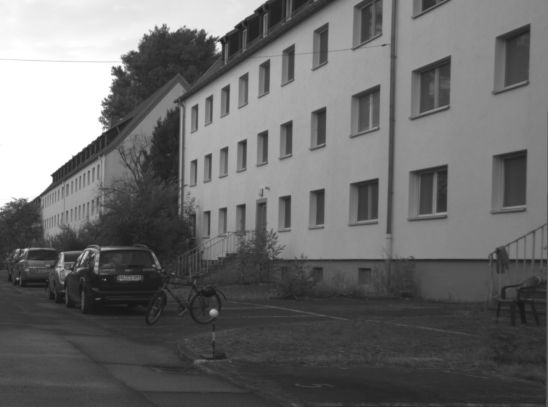
#> input picture road.png, 548 x 407 px
$ python prprc.py
#> lines starting #> are read from the running program, lines starting #| are printed output that depends on the picture; after the words box and inside, x2 and y2 are one past the last pixel; in counts of white or black regions, pixels touching at a corner belong together
import cv2
import matplotlib
matplotlib.use('Agg')
from matplotlib import pyplot as plt
import numpy as np
import math
from random import randint
import sys

#need to make 2 sep functions. One for img and one for the 2d array. Then we can take the determinant of the hessian

def sobelxfun(img, rows, col):
    sobelx = [[0 for x in range(col)] for y in range(rows)]
    for i in range(rows):
        for j in range(col):
            if i - 1 >= 0 and j - 1 >= 0 and i + 1 < rows and j + 1 < col: #reg case
                left = img[i][j - 1] * 2
                topLeft = img[i - 1][j - 1]* 1
                top = img[i - 1][j] * 0
                topRight = img[i - 1][j + 1] * -1
                right = img[i][j + 1] * -2
                botRight = img[i + 1][j + 1] * -1
                bot = img[i + 1][j] * 0
                botLeft = img[i + 1][j - 1] * 1
                sum = left + topLeft + top + topRight + right + botRight + bot + botLeft
                sobelx[i][j] = abs(sum)
    return sobelx

def nonmax(grad, rows, col):
    new = [[0 for x in range(col)] for y in range(rows)]
    for i in range(rows):
        for j in range(col):
            ang = math.atan(grad[i][j])
            if i - 1 >= 0 and j - 1 >= 0 and i + 1 < rows and j + 1 < col: #reg case
                if (ang > (15 * math.pi) / 8 and ang < (math.pi / 8)) or (ang > (7 * math.pi) / 8 and ang < (9 * math.pi) / 8):
                    if max(grad[i - 1][j], grad[i + 1][j], grad[i][j]) == grad[i][j]:
                        new[i][j] = grad[i][j]
                    else:
                        new[i][j] = 0
                elif (ang > (3 * math.pi) / 8 and ang < (5 * math.pi) / 8) or ((ang > (11 * math.pi) / 8) and ang < (13 * math.pi) / 8):
                    if max(grad[i][j - 1], grad[i][j + 1], grad[i][j]) == grad[i][j]:
                        new[i][j] = grad[i][j]
                    else:
                        new[i][j] = 0
                elif (ang > math.pi / 8 and ang < (3 * math.pi) / 8) or ((ang > (9 * math.pi) / 8) and ang < (11 * math.pi) / 8):
                    if max(grad[i - 1][j - 1], grad[i + 1][j + 1], grad[i][j]) == grad[i][j]:
                        new[i][j] = grad[i][j]
                    else:
                        new[i][j] = 0
                elif (ang > (5 * math.pi) / 8 and ang < (7 * math.pi) / 8) or ((ang > (13 * math.pi) / 8) and ang < (15 * math.pi)) / 8:
                    if max(grad[i - 1][j + 1], grad[i + 1][j - 1], grad[i][j]) == grad[i][j]:
                        new[i][j] = grad[i][j]
                    else:
                        new[i][j] = 0
    return new


def sobelyfun(img, rows, col):
    sobely = [[0 for x in range(col)] for y in range(rows)]
    for i in range(rows):
        for j in range(col):
            if i - 1 >= 0 and j - 1 >= 0 and i + 1 < rows and j + 1 < col: #reg case
                left = img[i][j - 1] * 0
                topLeft = img[i - 1][j - 1] * 1
                top = img[i - 1][j] * 2
                topRight = img[i - 1][j + 1] * 1
                right = img[i][j + 1] * 0
                botRight = img[i + 1][j + 1] * -1
                bot = img[i + 1][j] * -2
                botLeft = img[i + 1][j - 1] * -1
                sum = left + topLeft + top + topRight + right + botRight + bot + botLeft
                sobely[i][j] = abs(sum)
    return sobely


def ransac(points, iters, threshDis, threshPoints, rows, col):
    bool = True
    bestError = sys.float_info.max
    finalinliers = [[0 for x in range(2)] for y in range(rows * col)]
    ran1 = (0, 0) #rand for passing to output
    ran2 = (0, 0)
    while bool or bestError == sys.float_info.max:
        bool = False
        rand1posi = 0
        rand1posj = 0
        rand2posi = 0
        rand2posj = 0
        while True:
            rand1posi = randint(0, rows - 1)
            rand1posj = randint(0, col - 1)
            if points[rand1posi][rand1posj] > 0:
                break
        while True:
            rand2posi = randint(0, rows - 1)
            rand2posj = randint(0, col - 1)
            if points[rand2posi][rand2posj] > 0:
                break


        currerror = 0 #total distance of inliers
        currinliers = 0 #number of current inliers for the model
        inliers = [[0 for x in range(2)] for y in range(rows * col)] #collection of the inliers
        incount = 0 #keeps track of which inlier were on and stores the location of them
        for i in range(rows):
            for j in range(col):
                if points[i][j] > 0: #Changed from 0
                    p1 = np.array([i, j]) #certain point
                    p2 = np.array([rand1posi, rand1posj]) #line pt 1
                    p3 = np.array([rand2posi, rand2posj]) #line pt 2
                    #dist = abs((p3[1] - p2[1]) * p1[0] - (p3[0] - p2[0]) * p1[1] + p3[0] * p2[1]
                    #           - p3[1] * p2[0]) / math.sqrt((p3[1] - p2[1]) ** 2 +
                    #                                        (p3[0] - p2[0]) ** 2)
                    dist = abs((p3[0] - p2[0]) * p1[1] - (p3[1] - p2[1]) * p1[0] + p3[1] * p2[0]
                               - p3[0] * p2[1]) / math.sqrt((p3[0] - p2[0]) ** 2 +
                                                            (p3[1] - p2[1]) ** 2)
                    if dist <= threshDis:
                        currinliers = currinliers + 1 #inc total num of inliers
                        inliers[incount] = [i, j] #stores the position of the inlier
                        incount = incount + 1 #keeps track of position of inlier
                        currerror = currerror + dist #keeps track of total error
        if currinliers >= threshPoints and currerror < bestError:
            bestError = currerror
            finalinliers = inliers
            ran1 = (rand1posj, rand1posi) #WHY DID THEY HAVE TO BE FLIPPED
            ran2 = (rand2posj, rand2posi)
    if bestError == sys.float_info.max:
        print('No good model found for this set of iterations')
    return (finalinliers, ran1, ran2)


def hough(img, diag, rows, col): #trig functions take in radians and return radians
    accum = [[0 for x in range(180)] for y in range(2 * diag)] #col are theta rows are roh
    for i in range(rows): #0 to diag - 1(non inclusive) pos: diag to diag - 1 neg
        for j in range(col):
            if img[i][j] > 0: #if it is a feature point
                for theta in range(0, 180):
                    roh = int(round(j * math.cos(theta * (math.pi / 180)) + i * math.sin (theta * (math.pi / 180)))) # changed i and j
                    if roh < 0:
                        accum[diag + abs(roh)][theta] += 10 #made each vote 10 so that it is easier to see on image
                    elif roh >= 0:
                        accum[diag - roh][theta] += 10 #diag == 0; diag - roh = row
    cv2.imwrite('Hough.png', np.array(accum))

    #MAX1
    max1 = 0
    point1 = (0, 0)
    for row in range (2 * diag):
        for cols in range(180):
            if row - 1 >= 0 and cols - 1 >= 0 and row + 1 < 2 * diag and cols + 1 < 180 and accum[row][cols] > 0 and accum[row][cols] > accum[row][cols - 1] and accum[row][cols] > accum[row - 1][cols - 1] and accum[row][cols] > accum[row - 1][cols] and accum[row][cols] > accum[row - 1][cols + 1] and accum[row][cols] > accum[row][cols + 1] and accum[row][cols] > accum[row + 1][cols + 1] and accum[row][cols] > accum[row + 1][cols] and accum[row][cols] > accum[row + 1][cols - 1] and accum[row][cols] > max1: #4 parts: 1 does it have 8 neighbors, 2: is it > 0, 3: is it greater than those neighbors, 4: is it greater than the last max
                max1 = accum[row][cols] #row/theta
                point1 = (row, cols)

    accum[point1[0]][point1[1] - 1] = 0
    accum[point1[0] - 1][point1[1] - 1] = 0
    accum[point1[0] - 1][point1[1]] = 0
    accum[point1[0] - 1][point1[1] + 1] = 0
    accum[point1[0]][point1[1] + 1] = 0
    accum[point1[0] + 1][point1[1] + 1] = 0
    accum[point1[0] + 1][point1[1]] = 0
    accum[point1[0] + 1][point1[1] - 1] = 0
    roh1 = 0
    theta1 = point1[1]
    if point1[0] <= diag:#transfers row to rho
        roh1 = diag - point1[0]
    else:
        roh1 = -1 * (point1[0] - diag)

    a = np.cos(theta1 * (math.pi / 180))
    b = np.sin(theta1 * (math.pi / 180))
    x0 = int(round(a * roh1)) #gets point in img space and gets two other points on the line
    y0 = int(round(b * roh1))
    x1 = int(x0 + 1000 * (-b))
    y1 = int(y0 + 1000 * (a))
    x2 =int(x0 - 1000 * (-b))
    y2 = int(y0 - 1000 * (a))
    cv2.line(img, (y1, x1), (y2, x2), 255, 2)
    accum[point1[0]][point1[1]] = 0 #gets rid of max so that it isnt chosen again

    #MAX2
    max2 = 0
    point2 = (0, 0)
    for row in range (2 * diag):
        for cols in range(180):
            if row - 1 >= 0 and cols - 1 >= 0 and row + 1 < 2 * diag and cols + 1 < 180 and accum[row][cols] > 0 and accum[row][cols] > accum[row][cols - 1] and accum[row][cols] > accum[row - 1][cols - 1] and accum[row][cols] > accum[row - 1][cols] and accum[row][cols] > accum[row - 1][cols + 1] and accum[row][cols] > accum[row][cols + 1] and accum[row][cols] > accum[row + 1][cols + 1] and accum[row][cols] > accum[row + 1][cols] and accum[row][cols] > accum[row + 1][cols - 1] and accum[row][cols] > max2: #4 parts: 1 does it have 8 neighbors, 2: is it > 0, 3: is it greater than those neighbors, 4: is it greater than the last max
                max2 = accum[row][cols] #row/theta
                point2 = (row, cols)


    accum[point2[0]][point2[1] - 1] = 0
    accum[point2[0] - 1][point2[1] - 1] = 0
    accum[point2[0] - 1][point2[1]] = 0
    accum[point2[0] - 1][point2[1] + 1] = 0
    accum[point2[0]][point2[1] + 1] = 0
    accum[point2[0] + 1][point2[1] + 1] = 0
    accum[point2[0] + 1][point2[1]] = 0
    accum[point2[0] + 1][point2[1] - 1] = 0
    roh2 = 0
    theta2 = point2[1]
    if point2[0] <= diag:#transfers row to rho
        roh2 = diag - point2[0]
    else:
        roh2 = -1 * (point2[0] - diag)

    a = np.cos(theta2 * (math.pi / 180))
    b = np.sin(theta2 * (math.pi / 180))
    x0 = int(round(a * roh2))
    y0 = int(round(b * roh2))
    x1 = int(x0 + 1000 * (-b))
    y1 = int(y0 + 1000 * (a))
    x2 =int(x0 - 1000 * (-b))
    y2 = int(y0 - 1000 * (a))
    cv2.line(img, (y1, x1), (y2, x2), 255, 2)
    accum[point2[0]][point2[1]] = 0


    #MAX3
    max3 = 0
    point3 = (0, 0)
    for row in range (2 * diag):
        for cols in range(180):
            if row - 1 >= 0 and cols - 1 >= 0 and row + 1 < 2 * diag and cols + 1 < 180 and accum[row][cols] > 0 and accum[row][cols] > accum[row][cols - 1] and accum[row][cols] > accum[row - 1][cols - 1] and accum[row][cols] > accum[row - 1][cols] and accum[row][cols] > accum[row - 1][cols + 1] and accum[row][cols] > accum[row][cols + 1] and accum[row][cols] > accum[row + 1][cols + 1] and accum[row][cols] > accum[row + 1][cols] and accum[row][cols] > accum[row + 1][cols - 1] and accum[row][cols] > max3: #4 parts: 1 does it have 8 neighbors, 2: is it > 0, 3: is it greater than those neighbors, 4: is it greater than the last max
                max3 = accum[row][cols] #row/theta
                point3 = (row, cols)

    accum[point3[0]][point3[1] - 1] = 0
    accum[point3[0] - 1][point3[1] - 1] = 0
    accum[point3[0] - 1][point3[1]] = 0
    accum[point3[0] - 1][point3[1] + 1] = 0
    accum[point3[0]][point3[1] + 1] = 0
    accum[point3[0] + 1][point3[1] + 1] = 0
    accum[point3[0] + 1][point3[1]] = 0
    accum[point3[0] + 1][point3[1] - 1] = 0
    roh3 = 0
    theta3 = point3[1]
    if point3[0] <= diag:#transfers row to rho
        roh3 = diag - point3[0]
    else:
        roh3 = -1 * (point3[0] - diag)

    a = np.cos(theta3 * (math.pi / 180))
    b = np.sin(theta3 * (math.pi / 180))
    x0 = int(round(a * roh3))
    y0 = int(round(b * roh3))
    x1 = int(x0 + 1000 * (-b))
    y1 = int(y0 + 1000 * (a))
    x2 =int(x0 - 1000 * (-b))
    y2 = int(y0 - 1000 * (a))
    cv2.line(img, (y1, x1), (y2, x2), 255, 2)
    accum[point3[0]][point3[1]] = 0


    #MAX4
    max4 = 0
    point4 = (0, 0)
    for row in range (2 * diag):
        for cols in range(180):
            if row - 1 >= 0 and cols - 1 >= 0 and row + 1 < 2 * diag and cols + 1 < 180 and accum[row][cols] > 0 and accum[row][cols] > accum[row][cols - 1] and accum[row][cols] > accum[row - 1][cols - 1] and accum[row][cols] > accum[row - 1][cols] and accum[row][cols] > accum[row - 1][cols + 1] and accum[row][cols] > accum[row][cols + 1] and accum[row][cols] > accum[row + 1][cols + 1] and accum[row][cols] > accum[row + 1][cols] and accum[row][cols] > accum[row + 1][cols - 1] and accum[row][cols] > max4: #4 parts: 1 does it have 8 neighbors, 2: is it > 0, 3: is it greater than those neighbors, 4: is it greater than the last max
                max4 = accum[row][cols] #row/theta
                point4 = (row, cols)

    accum[point4[0]][point4[1] - 1] = 0
    accum[point4[0] - 1][point4[1] - 1] = 0
    accum[point4[0] - 1][point4[1]] = 0
    accum[point4[0] - 1][point4[1] + 1] = 0
    accum[point4[0]][point4[1] + 1] = 0
    accum[point4[0] + 1][point4[1] + 1] = 0
    accum[point4[0] + 1][point4[1]] = 0
    accum[point4[0] + 1][point4[1] - 1] = 0
    roh4 = 0
    theta4 = point4[1]
    if point4[0] <= diag:#transfers row to rho
        roh4 = diag - point4[0]
    else:
        roh4 = -1 * (point4[0] - diag)

    a = np.cos(theta4 * (math.pi / 180))
    b = np.sin(theta4 * (math.pi / 180))
    x0 = int(round(a * roh4))
    y0 = int(round(b * roh4))
    x1 = int(x0 + 1000 * (-b))
    y1 = int(y0 + 1000 * (a))
    x2 =int(x0 - 1000 * (-b))
    y2 = int(y0 - 1000 * (a))
    cv2.line(img, (y1, x1), (y2, x2), 255, 2)
    accum[point4[0]][point4[1]] = 0


    cv2.imwrite('houghtrans.png', np.array(img))
    #maybe the error is that i try all points not just nonzero vote points!!!!!


def main():
    img = cv2.imread('./road.png', 0)
#> img is the input picture: shape (407, 548); min 23, max 255, mean 107.6
    rows = len(img)
#> rows = 407
    col = len(img[0])
#> col = 548
    img1 = [[0 for x in range(col)] for y in range(rows)] #performing gaussian
    for i in range(rows): #gaussian
        for j in range(col):
            if j - 1 >= 0 and j + 1 < col:
                gMid = 2 * img[i][j]
                gLeft = img[i][j - 1]
                gRight = img[i][j + 1]
                newInt = 1 / 4.0 * (gMid + gLeft + gRight)
                img1[i][j] = newInt
#> after the loop, img1 = 407 items
    for i in range(rows):
        for j in range(col):
            if i - 1 >= 0 and i + 1 < rows:
                gMid = 2 * img[i][j]
                gAbv = img[i - 1][j]
                gBel = img[i + 1][j]
                newInt = 1 / 4.0 * (gMid + gAbv + gBel)
                img[i][j] = newInt


    sobelx = [[0 for x in range(col)] for y in range(rows)]
    sobely = [[0 for x in range(col)] for y in range(rows)]
    sobelxx = [[0 for x in range(col)] for y in range(rows)]
    sobelyy = [[0 for x in range(col)] for y in range(rows)]
    sobelxy = [[0 for x in range(col)] for y in range(rows)]
    sobelyx = [[0 for x in range(col)] for y in range(rows)]
    sobelx = sobelxfun(img1, rows, col)
#> sobelx = 407 items
    sobely = sobelyfun(img1, rows, col)
#> sobely = 407 items
    #GOOD UP TO AT LEAST HERE

    sobelxx = sobelxfun(sobelx, rows, col)
#> sobelxx = 407 items
    sobelyy = sobelyfun(sobely, rows, col)
#> sobelyy = 407 items
    sobelxy = sobelyfun(sobelx, rows, col)
#> sobelxy = 407 items
    sobelyx = sobelxfun(sobely, rows, col)
#> sobelyx = 407 items
    hessianDet = [[0 for x in range(col)] for y in range(rows)]
    for i in range(rows):
        for j in range(col):
            hessianDet[i][j] = sobelxx[i][j] * sobelyy[i][j] - sobelyx[i][j] * sobelxy[i][j]
#> after the loop, hessianDet = 407 items
    hessianDet = np.array(hessianDet)
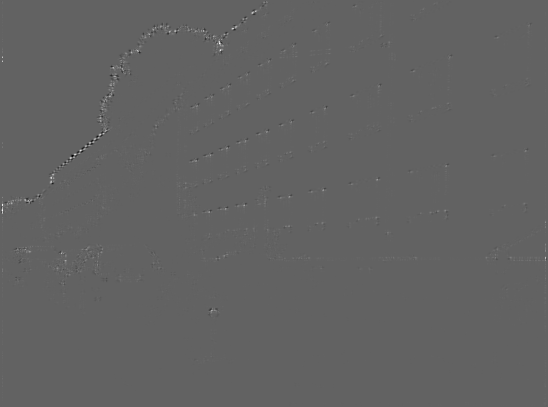
#> hessianDet: shape (407, 548) float64; min -1301862.6, max 2075831.2, mean 2811.1; drawn with min black and max white
    for i in range(rows):
        for j in range(col):
            if hessianDet[i][j] < 120000: #thresholding hessianDet
                hessianDet[i][j] = 0
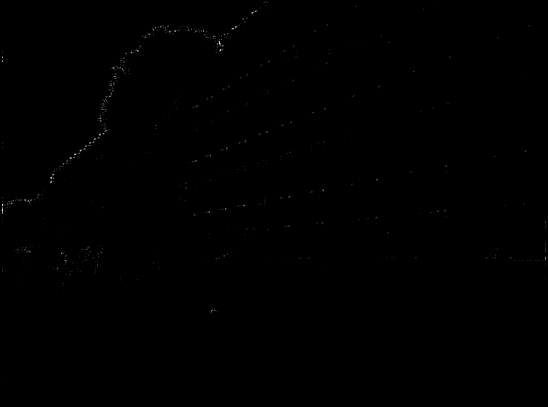
#> hessianDet: shape (407, 548) float64; min 0, max 2075831.2, mean 2183.6; drawn with min black and max white
    nonmaxdet = nonmax(hessianDet, rows, col)
#> nonmaxdet = 407 items
    nonmaxdet1 = hessianDet
    for i in range(rows):
        for j in range(col):
             nonmaxdet1[i][j] = nonmaxdet[i][j]
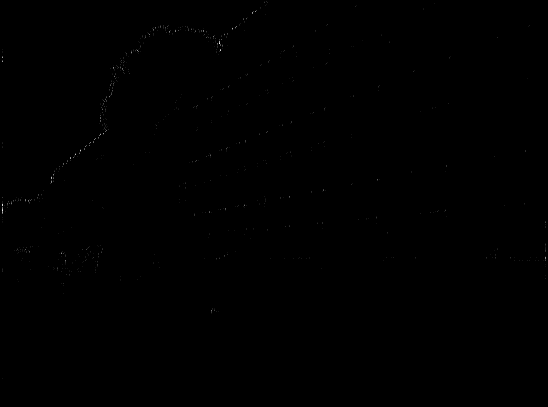
#> nonmaxdet1: shape (407, 548) float64; 0.28% of pixels changed, all inside (x1, y1, x2, y2) = (1, 2, 543, 313); drawn with min black and max white
    cv2.imwrite('HessianDet.png', np.array(nonmaxdet)) #END OF PART 1
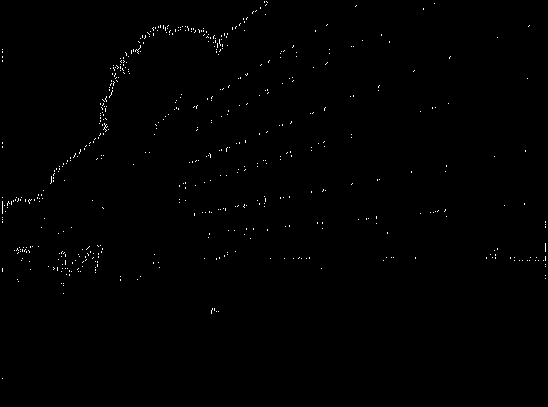
#> saved as HessianDet.png: shape (407, 548); 0.45% white in thin lines or dots
    #start of RANSAC
    copynonmax = [[0 for x in range(col)] for y in range(rows)]
    for i in range(rows):
        for j in range(col):
            copynonmax[i][j] = nonmaxdet1[i][j]
#> after the loop, copynonmax = 407 items
    line1 = ransac(copynonmax, 15, 7.0, 50, rows, col)
#> after the loop in ransac, `while bool or bestError == sys.float_info.max:`: bestError = 407.1; finalinliers = 223036 items; ran1 = (101, 158); ran2 = (111, 94)

    i = 0
    while line1[0][i] != [0, 0]:#if nonmaxdet1 is in line1 then make 3x3 square around it
        x = line1[0][i][0]
        y = line1[0][i][1]
        if x + 1 < rows and x - 1 >= 0 and y + 1 < col and y - 1 >= 0:
            nonmaxdet1[x][y - 1] = 255
            nonmaxdet1[x - 1][y - 1] = 255
            nonmaxdet1[x - 1][y] = 255
            nonmaxdet1[x - 1][y + 1] = 255
            nonmaxdet1[x][y + 1] = 255
            nonmaxdet1[x + 1][y + 1] = 255
            nonmaxdet1[x + 1][y] = 255
            nonmaxdet1[x + 1][y - 1] = 255
        i = i + 1
#> this loop made 138 passes
#> (x, y) on passes 1 to 8: (57, 123), (58, 120), (58, 123), (60, 121), (60, 123), (61, 120), (62, 121), (62, 123)
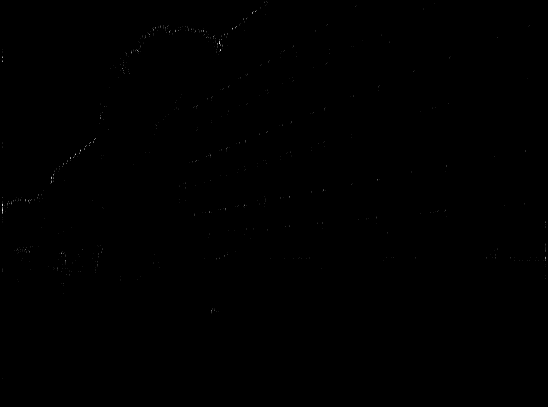
#> nonmaxdet1: shape (407, 548) float64; 0.32% of pixels changed, all inside (x1, y1, x2, y2) = (76, 56, 125, 273); drawn with min black and max white
#> after the loop, i = 138
    i = 0
    j = 0
    while line1[0][j] != [0, 0]: # Makes sure same inliers are not reused
        copynonmax[line1[0][j][0]] [line1[0][j][1]] = 0
        j = j + 1
#> this loop made 138 passes
#> after the loop, j = 138
    line2 = ransac(copynonmax, 15, 7.0, 50, rows, col)
    while line2[0][i] != [0, 0]:#if nonmaxdet1 is in line1 then make 3x3 square around it
        x = line2[0][i][0]
        y = line2[0][i][1]
        if x + 1 < rows and x - 1 >= 0 and y + 1 < col and y - 1 >= 0:
            nonmaxdet1[x][y - 1] = 255
            nonmaxdet1[x - 1][y - 1] = 255
            nonmaxdet1[x - 1][y] = 255
            nonmaxdet1[x - 1][y + 1] = 255
            nonmaxdet1[x][y + 1] = 255
            nonmaxdet1[x + 1][y + 1] = 255
            nonmaxdet1[x + 1][y] = 255
            nonmaxdet1[x + 1][y - 1] = 255
        i = i + 1
#> this loop made 96 passes
#> (x, y) on passes 1 to 8: (1, 264), (10, 256), (11, 253), (11, 255), (12, 252), (13, 252), (17, 247), (18, 243)
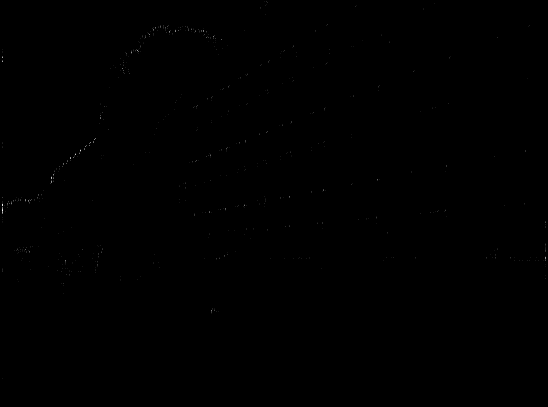
#> nonmaxdet1: shape (407, 548) float64; 0.24% of pixels changed, all inside (x1, y1, x2, y2) = (47, 0, 266, 271); drawn with min black and max white
#> after the loop, i = 96
    i = 0
    j = 0
    while line2[0][j] != [0, 0]: # Makes sure same inliers are not reused
        copynonmax[line2[0][j][0]] [line2[0][j][1]] = 0
        j = j + 1
#> this loop made 96 passes
#> (the rest of the program and of its run is left out)
